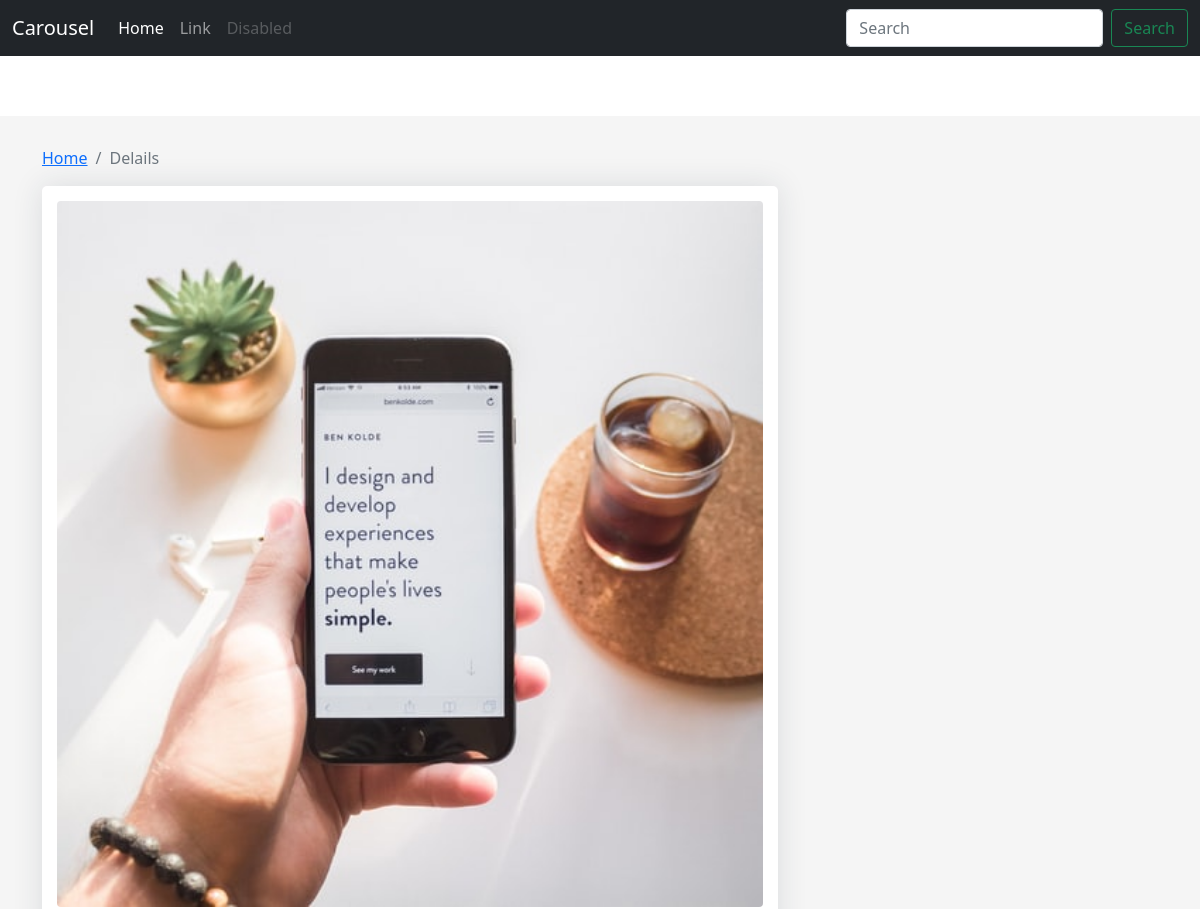
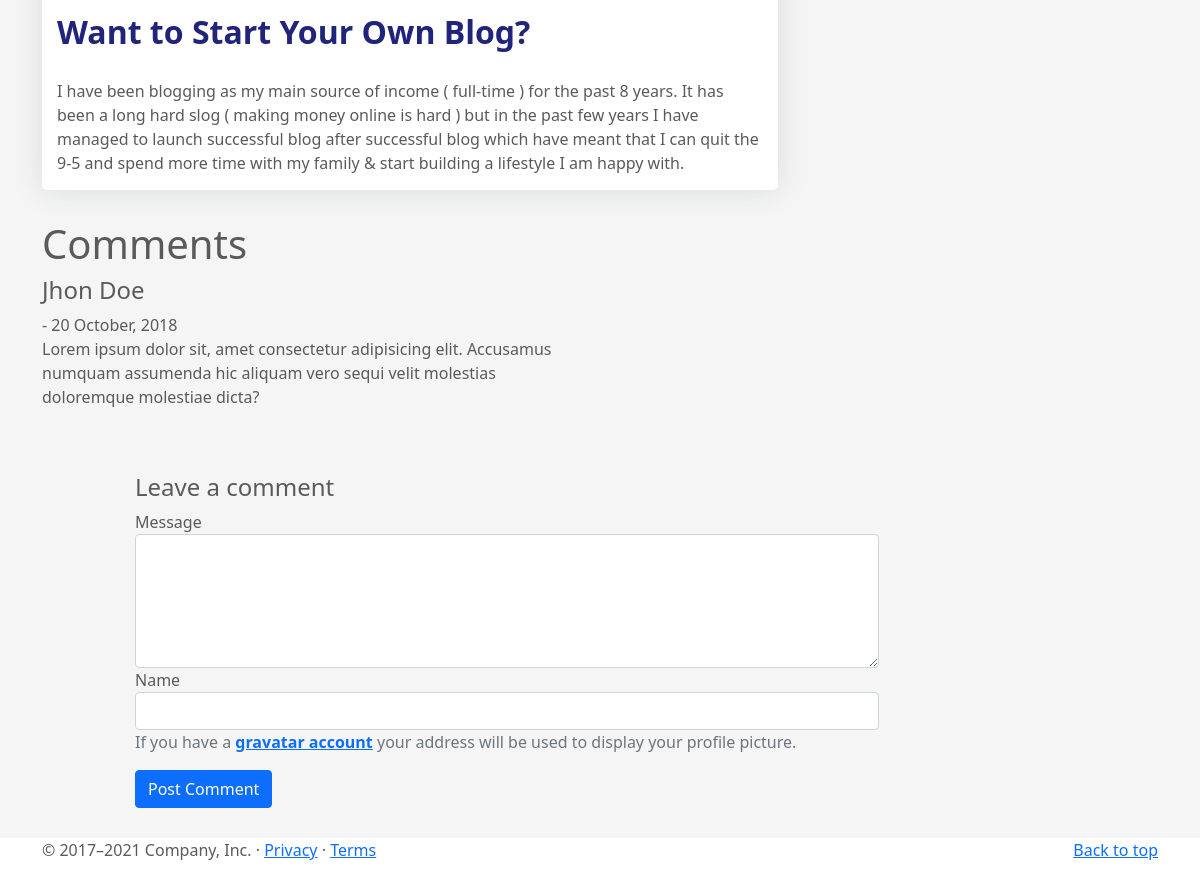
The app's page /blog/blog/start-blog/ with its own data (2 pictures, top to bottom).
### Blog/models.py (models this page shows, shortened)
class Post(models.Model):
    thumbnail = models.ImageField(upload_to='post/photo')
    title = models.CharField(default=None, max_length=200)
    short_description = models.TextField(default=None)
    slug = models.SlugField()
    description = models.TextField()
    created_at = models.DateTimeField(auto_now_add=True)

### Blog/views.py (the view)
# urls.py: path('blog/<slug>/',views.blog_details,name='blog_details')
def blog_details(request, slug):
    post = Post.objects.get(slug=slug)
    context = {
       'post':post
    }
    return render(request, 'post/details/details.html', context)

### templates/post/details/details.html (shortened to what this page needs)
{% load static %}
<!doctype html>
<html lang="en">
  <head>
<link href="{% static '/assets/dist/css/bootstrap.min.css' %}" rel="stylesheet">
    <link href="{% static '/css/carousel.css' %}" rel="stylesheet">
    <link href="{% static '/css/style.css' %}" rel="stylesheet">
  </head>
  <body>
<header>
  <nav class="navbar navbar-expand-md navbar-dark fixed-top bg-dark">
    <div class="container-fluid">
      <a class="navbar-brand" href="#">Carousel</a>
      <div class="collapse navbar-collapse" id="navbarCollapse">
        <ul class="navbar-nav me-auto mb-2 mb-md-0">
          <li class="nav-item">
            <a class="nav-link active" aria-current="page" href="#">Home</a>
          </li>
          <li class="nav-item">
            <a class="nav-link" href="#">Link</a>
          </li>
          <li class="nav-item">
            <a class="nav-link disabled" href="#" tabindex="-1" aria-disabled="true">Disabled</a>
          </li>
        </ul>
        <form class="d-flex">
          <input class="form-control me-2" type="search" placeholder="Search" aria-label="Search">
          <button class="btn btn-outline-success" type="submit">Search</button>
        </form>
      </div>
    </div>
  </nav>
</header>
<main class="mt-5">
    <div class="blog-single gray-bg">
        <div class="container">
            <div class="row align-items-start">
                <div class="col-lg-8 m-15px-tb">
                    <nav aria-label="breadcrumb">
                        <ol class="breadcrumb">
                          <li class="breadcrumb-item"><a href="{%url 'Blog:blog' %}">Home</a></li>
                          <li class="breadcrumb-item active" aria-current="page">Delails</li>
                        </ol>
                      </nav>
                    <article class="article">
                        <div class="article-img">
                            <img class="rounded" src="{{post.thumbnail.url}}" title="" alt="">
                        </div>
                        <div class="article-title">
                            <h2>{{post.title}}</h2>
                        </div>
                        <div class="article-content">
                          {{ post.description}}
                        </div>
                    </article>
                </div>
        </div>
    </div>
    <section>
        <div class="container">
            <div class="row">
                <div class="col-sm-5 col-md-6 col-12 pb-4">
                    <h1>Comments</h1>
                        <h4>Jhon Doe</h4> <span>- 20 October, 2018</span> <br>
                        <p>Lorem ipsum dolor sit, amet consectetur adipisicing elit. Accusamus numquam assumenda hic aliquam vero sequi velit molestias doloremque molestiae dicta?</p>
                    </div>
                </div>
                <div class="col-lg-8 col-md-8 col-sm-4 offset-md-1 offset-sm-1 col-12 mt-4">
                    <form id="algin-form"action='.'method='POST'>
                        <div class="form-group">
                            <h4>Leave a comment</h4> <label for="message">Message</label> <textarea name="body" id="" msg cols="30" rows="5" class="form-control"></textarea>
                        </div>
                        <div class="form-group"> <label for="name">Name</label> <input type="text" name="name" id="fullname" class="form-control"> </div>
                        <div class="form-group">
                            <p class="text-secondary">If you have a <a href="#" class="alert-link">gravatar account</a> your address will be used to display your profile picture.</p>
                        </div>
                        <div class="form-group"> <button class='btn btn-primary' type="button" id="post" class="btn">Post Comment</button> </div>
                    </form>
                </div>
            </div>
        </div>
  <footer class="container">
    <p class="float-end"><a href="#">Back to top</a></p>
    <p>&copy; 2017–2021 Company, Inc. &middot; <a href="#">Privacy</a> &middot; <a href="#">Terms</a></p>
  </footer>
</main>
  </body>
</html>

### static/css/carousel.css (style rules this page uses)
body { padding-top: 3rem; padding-bottom: 3rem; color: #5a5a5a; }

### static/css/style.css (style rules this page uses)
img { width:100%; height:auto }
body { margin-top:20px; }
.gray-bg { background-color: #f5f5f5; }
.blog-single { padding-top: 30px; padding-bottom: 30px; }
.article { box-shadow: 0 0 30px rgba(31, 45, 61, 0.125); border-radius: 5px; overflow: hidden; background: #ffffff; padding: 15px; margin: 15px 0 30px; }
.article .article-title { padding: 15px 0 20px; }
.article .article-title h2 { color: #20247b; font-weight: 600; }
img { max-width: 100%; }
img { vertical-align: middle; border-style: none; }

### records on screen
Post: thumbnail (picture), title "Want to Start Your Own Blog?", description "I have been blogging as my main source of income ( full-time ) for the past 8 years. It has been a long hard slog ( making money online is hard ) but in the past few years I have managed to launch successful blog after successful blog which have meant that I can quit the 9-5 and spend more time with my family & start building a lifestyle I am happy with."
